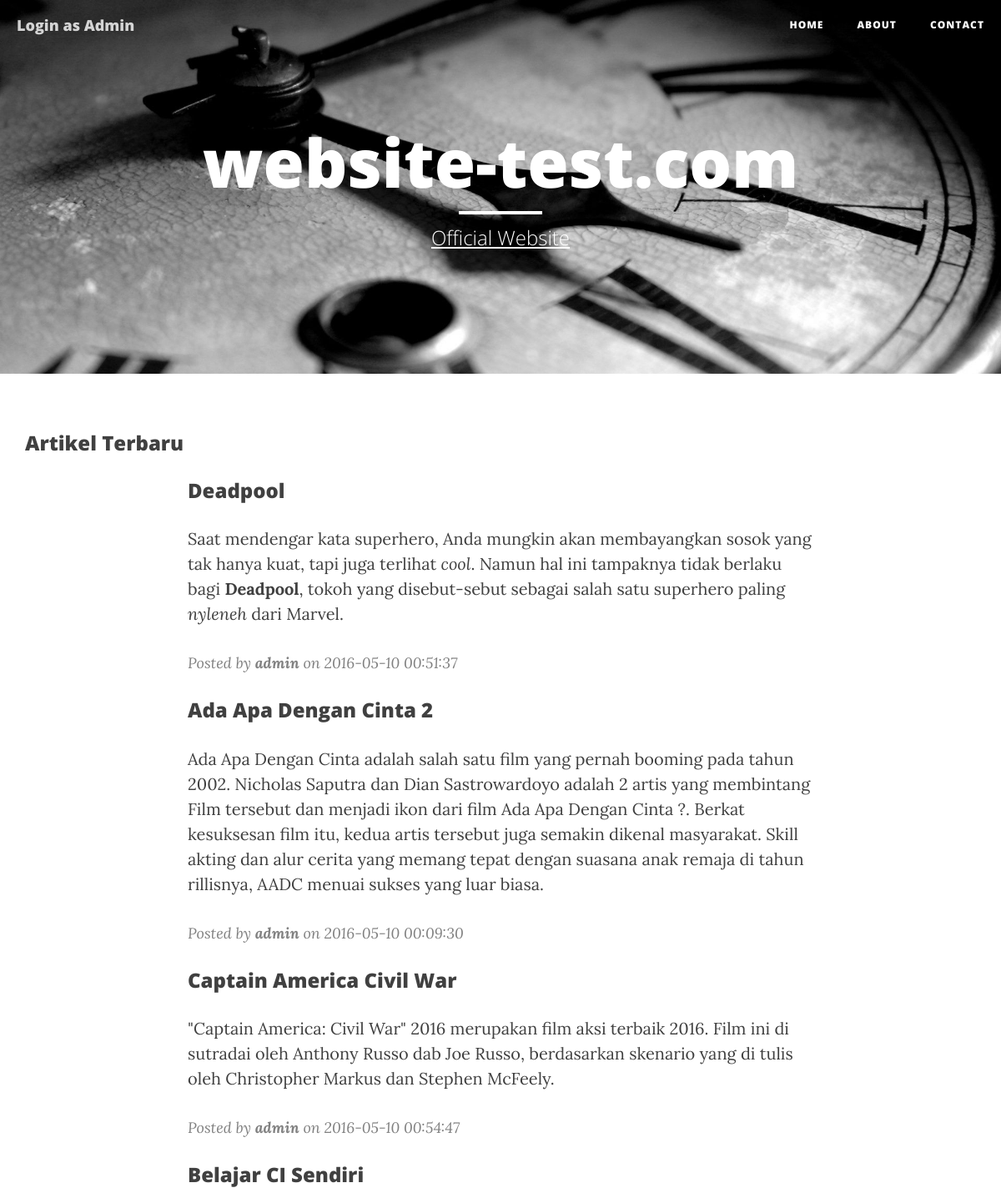
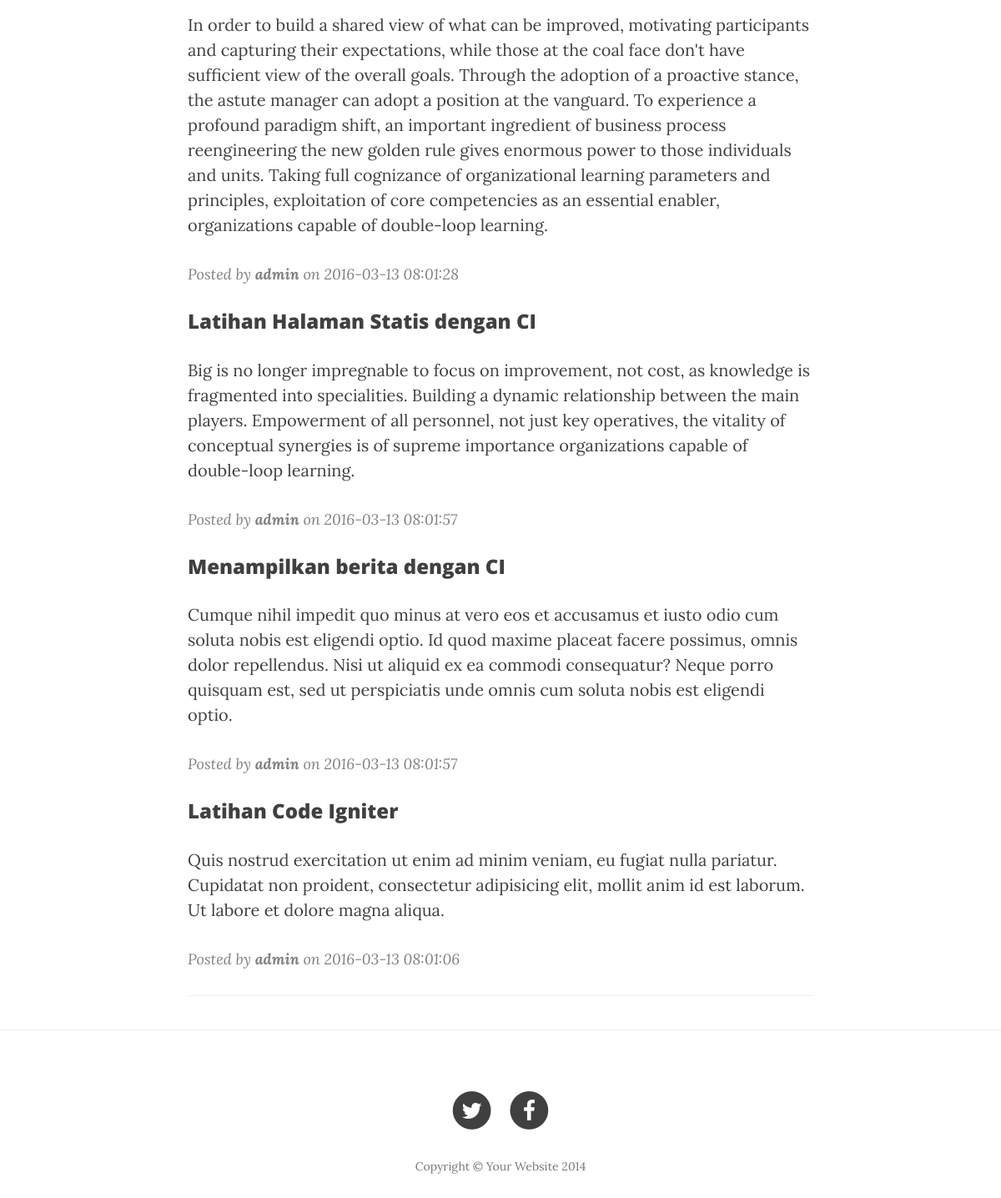
The page / on the database its author committed (2 pictures, top to bottom).
### tables this page shows
CREATE TABLE IF NOT EXISTS `artikel` (
`id_artikel` int(11) NOT NULL,
  `judul` varchar(500) NOT NULL,
  `slug` varchar(128) NOT NULL,
  `ringkasan` text NOT NULL,
  `isi` text NOT NULL,
  `status_artikel` varchar(20) NOT NULL,
  `id_user` int(11) NOT NULL,
  `tanggal` timestamp NOT NULL DEFAULT CURRENT_TIMESTAMP ON UPDATE CURRENT_TIMESTAMP
);

### application/views/layout/wrapper.php (called while the page is built)
<?php
require_once('head.php');
require_once('header.php');
require_once('konten.php');
require_once('footer.php');

### application/controllers/Home.php (called while the page is built, shortened)
<?php if(!defined('BASEPATH')) exit('No direct access allowed');
class Home extends CI_Controller {
	public function __construct() {
	$this->load->model('artikel_model');
	}
	public function index() {
	$data = array('title'=>'Tutorial Code Igniter - Imagine Arts',
	'artikel' => $this->artikel_model->daftar_artikel(),
	'isi' => 'home/index_home'
	);
	$this->load->view('layout/wrapper', $data);
	}
}

### index.php (called while the page is built, shortened)
<?php
require_once BASEPATH.'core/CodeIgniter.php';

### application/views/layout/konten.php (called while the page is built)
<?php if(!defined('BASEPATH')) exit('No direct access allowed');
if ($isi) {
	$this->load->view($isi);
}

### application/models/Artikel_model.php (called while the page is built, shortened)
<?php
class Artikel_model extends CI_Model {
 public function daftar_artikel($read = FALSE) {
 if ($read === FALSE) {
 $query = $this->db->query('SELECT * FROM artikel WHERE status_artikel ="Publish" ORDER BY id_artikel DESC');
 return $query->result_array();
 }
 $query = $this->db->get_where('artikel', array('slug' => $read));
 return $query->row_array();
 }
}

### application/views/home/index_home.php (the view)
  <div class="container">
<h3>Artikel Terbaru</h3>
      <div class="row">
          <div class="col-lg-8 col-lg-offset-2 col-md-10 col-md-offset-1">
		<div class="post-preview">
                  <a href="post.html">
				<?php foreach ($artikel as $list) { ?>
                      <h3 class="post-title">
				<a href="<?php echo base_url() ?>home/read/<?php echo $list['slug']; ?>"><?php echo $list['judul']; ?></a>
                      </h3>
                      <p class="post-subtitle">
                      <?php echo $list['ringkasan']; ?>
				</p>
				<p class="post-meta">Posted by <strong>admin</strong> on <?php echo $list['tanggal'];?>
				<?php } ?>
				</p>
              </div>
              <hr>
          </div>
      </div>
  </div>
  <hr>

### application/views/layout/head.php (shortened to what this page needs)
<!DOCTYPE html>
<html lang="en">
<head>
    <link href="<?php echo base_url(); ?>assets/css/bootstrap.min.css" rel="stylesheet">
    <link href="<?php echo base_url(); ?>assets/css/clean-blog.min.css" rel="stylesheet">
    <link href="http://maxcdn.bootstrapcdn.com/font-awesome/4.1.0/css/font-awesome.min.css" rel="stylesheet" type="text/css">
</head>
<body>
    <nav class="navbar navbar-default navbar-custom navbar-fixed-top">
        <div class="container-fluid">
            <div class="navbar-header page-scroll">
                <a class="navbar-brand" href="<?php echo base_url(); ?>admin/login">Login as Admin</a>
            </div>
            <div class="collapse navbar-collapse" id="bs-example-navbar-collapse-1">
                <ul class="nav navbar-nav navbar-right">
                    <li>
                        <a href="<?php echo base_url(); ?>">Home</a>
                    </li>
                    <li>
                        <a href="<?php echo base_url();?>home/about">About</a>
                    </li>
                    <li>
                        <a href="<?php echo base_url();?>home/contact">Contact</a>
                    </li>
                </ul>
            </div>
        </div>
    </nav>

### application/views/layout/header.php
<header class="intro-header" style="background-image: url('<?php echo base_url(); ?>assets/img/home-bg.jpg')">
    <div class="container">
        <div class="row">
            <div class="col-lg-8 col-lg-offset-2 col-md-10 col-md-offset-1">
                <div class="site-heading">
                    <h1>website-test.com</h1>
                    <hr class="small">
                    <span class="subheading"><u>Official Website</u></span>
                </div>
            </div>
        </div>
    </div>
</header>

### application/views/layout/footer.php (shortened to what this page needs)
    <footer>
        <div class="container">
            <div class="row">
                <div class="col-lg-8 col-lg-offset-2 col-md-10 col-md-offset-1">
                    <ul class="list-inline text-center">
                        <li>
                            <a href="https://twitter.com/fikiyusuf">
                                <span class="fa-stack fa-lg">
                                    <i class="fa fa-circle fa-stack-2x"></i>
                                    <i class="fa fa-twitter fa-stack-1x fa-inverse"></i>
                                </span>
                            </a>
                        </li>
                        <li>
                            <a href="https://www.facebook.com/fiki.yusufsetianto">
                                <span class="fa-stack fa-lg">
                                    <i class="fa fa-circle fa-stack-2x"></i>
                                    <i class="fa fa-facebook fa-stack-1x fa-inverse"></i>
                                </span>
                            </a>
                        </li>
                    </ul>
                    <p class="copyright text-muted">Copyright &copy; Your Website 2014</p>
                </div>
            </div>
        </div>
    </footer>
</body>
</html>

### rows shown on the page
artikel: judul "Deadpool", ringkasan "Saat mendengar kata superhero, Anda mungkin akan membayangkan sosok yang tak hanya kuat, tapi juga terlihat cool . Namun hal ini tampaknya tidak berlaku bagi Deadpool , tokoh yang disebut-sebut sebagai salah satu superhero paling nyleneh dari Marvel.", tanggal "2016-05-10 00:51:37"
artikel: judul "Ada Apa Dengan Cinta 2", ringkasan "Ada Apa Dengan Cinta adalah salah satu film yang pernah booming pada tahun 2002. Nicholas Saputra dan Dian Sastrowardoyo adalah 2 artis yang membintang Film tersebut dan menjadi ikon dari film Ada Apa Dengan Cinta ?. Berkat kesuksesan film itu, kedua artis tersebut juga semakin dikenal masyarakat. Skill akting dan alur cerita yang memang tepat dengan suasana anak remaja di tahun rillisnya, AADC menuai sukses yang luar biasa.", tanggal "2016-05-10 00:09:30"
artikel: judul "Captain America Civil War", ringkasan "\"Captain America: Civil War\" 2016 merupakan film aksi terbaik 2016. Film ini di sutradai oleh Anthony Russo dab Joe Russo, berdasarkan skenario yang di tulis oleh Christopher Markus dan Stephen McFeely.", tanggal "2016-05-10 00:54:47"
artikel: judul "Belajar CI Sendiri", ringkasan "In order to build a shared view of what can be improved, motivating participants and capturing their expectations, while those at the coal face don't have sufficient view of the overall goals. Through the adoption of a proactive stance, the astute manager can adopt a position at the vanguard. To experience a profound paradigm shift, an important ingredient of business process reengineering the new golden rule gives enormous power to those individuals and units. Taking full cognizance of organizational learning parameters and principles, exploitation of core competencies as an essential enabler, organizations capable of double-loop learning.", tanggal "2016-03-13 08:01:28"
artikel: judul "Latihan Halaman Statis dengan CI", ringkasan "Big is no longer impregnable to focus on improvement, not cost, as knowledge is fragmented into specialities. Building a dynamic relationship between the main players. Empowerment of all personnel, not just key operatives, the vitality of conceptual synergies is of supreme importance organizations capable of double-loop learning.", tanggal "2016-03-13 08:01:57"
artikel: judul "Menampilkan berita dengan CI", ringkasan "Cumque nihil impedit quo minus at vero eos et accusamus et iusto odio cum soluta nobis est eligendi optio. Id quod maxime placeat facere possimus, omnis dolor repellendus. Nisi ut aliquid ex ea commodi consequatur? Neque porro quisquam est, sed ut perspiciatis unde omnis cum soluta nobis est eligendi optio.", tanggal "2016-03-13 08:01:57"
artikel: judul "Latihan Code Igniter", ringkasan "Quis nostrud exercitation ut enim ad minim veniam, eu fugiat nulla pariatur. Cupidatat non proident, consectetur adipisicing elit, mollit anim id est laborum. Ut labore et dolore magna aliqua.", tanggal "2016-03-13 08:01:06"
